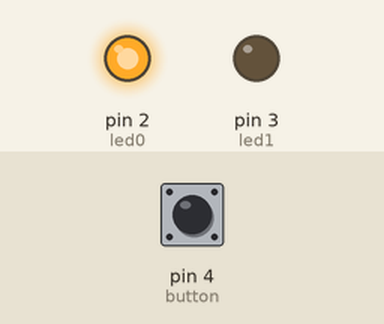
Bench run of a sketch on a simulated Arduino Uno, built with avr-gcc and run on an emulated ATmega328P. On the bench: output pins drawn as LEDs (lit = HIGH). The inputs (shaded band) are chosen by the test bench; at power-on: pin 4 (button) HIGH.

Above: at 1.2 s.
1.3 s: pin 4 (button) pulled LOW for 0.15 s
At 1.37 s:
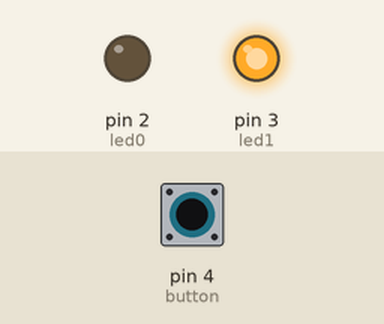
2.9 s: pin 4 (button) pulled LOW for 3.2 s
At 6.6 s:
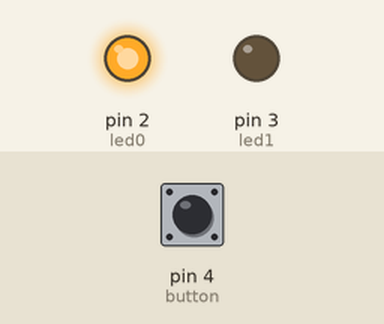
Timing chart, 0 to 8.1 s (numbered marks = the images above; inputs shaded):
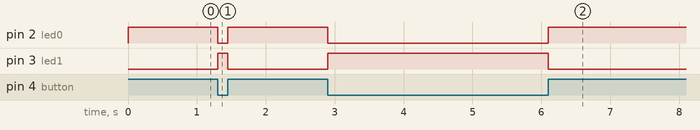

The sketch:

sketch_1d.ino
```cpp
/*
	usiamo una variabile booleana per accendere un LED
	spegnendo l’altro quando premiamo un pulsante
	senza l'ausilio di struttore di controllo
*/

const int led0 = 2;		// il pin dove è il primo LED
const int led1 = 3;		// il pin dove è il secondo LED
const int button = 4;	// il pin dove è il pulsante

void setup ()
{
	pinMode(led0, OUTPUT);	// impostiamo come output
	pinMode(led1, OUTPUT);	// impostiamo come output
	pinMode(button, INPUT_PULLUP);	// impostiamo come input
	// usiamo il pullup interno per non ricorrere a quello esterno
}

void loop ()
{
	// leggiamo lo stato del pulsante e salviamolo nella variabile
	bool stat = digitalRead(button);

	digitalWrite(led0, stat);	// acceso se stat è true

	digitalWrite(led1, !stat);	// spento se stat è true (!true = false)
}
```

Measured:
- after the input at 1.3 s, pin 2 (led0): HIGH → LOW at once, → HIGH 0.15 s later; pin 3 (led1): LOW → HIGH at once, → LOW 0.15 s later
- after the input at 2.9 s, pin 2 (led0): HIGH → LOW at once, → HIGH 3.2 s later; pin 3 (led1): LOW → HIGH at once, → LOW 3.2 s later
